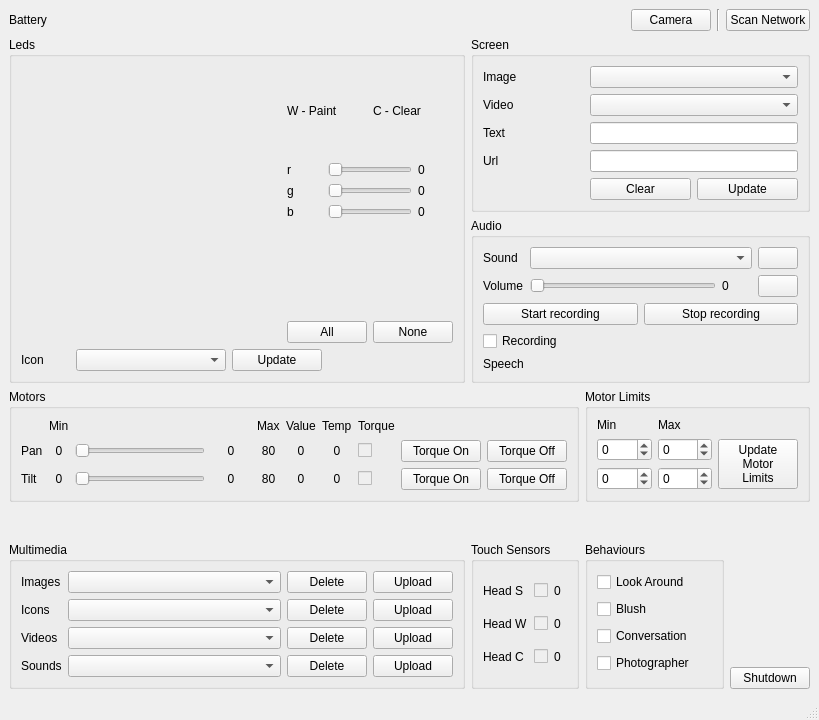
<?xml version="1.0" encoding="UTF-8"?>
<ui version="4.0">
 <class>MainWindow</class>
 <widget class="QMainWindow" name="MainWindow">
  <property name="geometry">
   <rect>
    <x>0</x>
    <y>0</y>
    <width>819</width>
    <height>720</height>
   </rect>
  </property>
  <property name="minimumSize">
   <size>
    <width>0</width>
    <height>0</height>
   </size>
  </property>
  <property name="windowTitle">
   <string>MainWindow</string>
  </property>
  <property name="windowIcon">
   <iconset>
    <normaloff>:/res/icon.ico</normaloff>:/res/icon.ico</iconset>
  </property>
  <widget class="QWidget" name="centralwidget">
   <layout class="QGridLayout" name="gridLayout_8">
    <item row="1" column="0" rowspan="2" colspan="3">
     <widget class="QGroupBox" name="groupBox">
      <property name="font">
       <font>
        <pointsize>9</pointsize>
       </font>
      </property>
      <property name="title">
       <string>Leds</string>
      </property>
      <layout class="QGridLayout" name="gridLayout_6">
       <item row="0" column="0" rowspan="6" colspan="3">
        <widget class="QWidget" name="leds_matrix_container" native="true">
         <property name="minimumSize">
          <size>
           <width>260</width>
           <height>260</height>
          </size>
         </property>
         <property name="maximumSize">
          <size>
           <width>260</width>
           <height>260</height>
          </size>
         </property>
         <property name="font">
          <font>
           <pointsize>9</pointsize>
          </font>
         </property>
         <layout class="QGridLayout" name="gridLayout_9">
          <item row="0" column="0">
           <layout class="QGridLayout" name="leds_matrix">
            <property name="spacing">
             <number>1</number>
            </property>
           </layout>
          </item>
         </layout>
        </widget>
       </item>
       <item row="0" column="3" colspan="2">
        <widget class="QLabel" name="label_47">
         <property name="font">
          <font>
           <pointsize>9</pointsize>
          </font>
         </property>
         <property name="text">
          <string>W - Paint</string>
         </property>
        </widget>
       </item>
       <item row="0" column="5" colspan="2">
        <widget class="QLabel" name="label_48">
         <property name="font">
          <font>
           <pointsize>9</pointsize>
          </font>
         </property>
         <property name="text">
          <string>C - Clear</string>
         </property>
        </widget>
       </item>
       <item row="1" column="3">
        <widget class="QLabel" name="label_4">
         <property name="font">
          <font>
           <pointsize>9</pointsize>
          </font>
         </property>
         <property name="text">
          <string>r</string>
         </property>
        </widget>
       </item>
       <item row="1" column="4" colspan="2">
        <widget class="QSlider" name="leds_r">
         <property name="font">
          <font>
           <pointsize>9</pointsize>
          </font>
         </property>
         <property name="maximum">
          <number>255</number>
         </property>
         <property name="orientation">
          <enum>Qt::Horizontal</enum>
         </property>
        </widget>
       </item>
       <item row="1" column="6">
        <widget class="QLabel" name="label_7">
         <property name="minimumSize">
          <size>
           <width>10</width>
           <height>0</height>
          </size>
         </property>
         <property name="font">
          <font>
           <pointsize>9</pointsize>
          </font>
         </property>
         <property name="text">
          <string>0</string>
         </property>
        </widget>
       </item>
       <item row="2" column="3">
        <widget class="QLabel" name="label_5">
         <property name="font">
          <font>
           <pointsize>9</pointsize>
          </font>
         </property>
         <property name="text">
          <string>g</string>
         </property>
        </widget>
       </item>
       <item row="2" column="4" colspan="2">
        <widget class="QSlider" name="leds_g">
         <property name="font">
          <font>
           <pointsize>9</pointsize>
          </font>
         </property>
         <property name="maximum">
          <number>255</number>
         </property>
         <property name="orientation">
          <enum>Qt::Horizontal</enum>
         </property>
        </widget>
       </item>
       <item row="2" column="6">
        <widget class="QLabel" name="label_8">
         <property name="minimumSize">
          <size>
           <width>10</width>
           <height>0</height>
          </size>
         </property>
         <property name="font">
          <font>
           <pointsize>9</pointsize>
          </font>
         </property>
         <property name="text">
          <string>0</string>
         </property>
        </widget>
       </item>
       <item row="3" column="3">
        <widget class="QLabel" name="label_6">
         <property name="font">
          <font>
           <pointsize>9</pointsize>
          </font>
         </property>
         <property name="text">
          <string>b</string>
         </property>
        </widget>
       </item>
       <item row="3" column="4" colspan="2">
        <widget class="QSlider" name="leds_b">
         <property name="font">
          <font>
           <pointsize>9</pointsize>
          </font>
         </property>
         <property name="maximum">
          <number>255</number>
         </property>
         <property name="orientation">
          <enum>Qt::Horizontal</enum>
         </property>
        </widget>
       </item>
       <item row="3" column="6">
        <widget class="QLabel" name="label_9">
         <property name="minimumSize">
          <size>
           <width>10</width>
           <height>0</height>
          </size>
         </property>
         <property name="font">
          <font>
           <pointsize>9</pointsize>
          </font>
         </property>
         <property name="text">
          <string>0</string>
         </property>
        </widget>
       </item>
       <item row="4" column="4" colspan="2">
        <widget class="QLabel" name="leds_preview">
         <property name="baseSize">
          <size>
           <width>15</width>
           <height>15</height>
          </size>
         </property>
         <property name="font">
          <font>
           <pointsize>9</pointsize>
          </font>
         </property>
         <property name="text">
          <string/>
         </property>
         <property name="margin">
          <number>30</number>
         </property>
        </widget>
       </item>
       <item row="5" column="3" colspan="2">
        <widget class="QPushButton" name="leds_all">
         <property name="font">
          <font>
           <pointsize>9</pointsize>
          </font>
         </property>
         <property name="text">
          <string>All</string>
         </property>
        </widget>
       </item>
       <item row="5" column="5" colspan="2">
        <widget class="QPushButton" name="leds_none">
         <property name="font">
          <font>
           <pointsize>9</pointsize>
          </font>
         </property>
         <property name="text">
          <string>None</string>
         </property>
        </widget>
       </item>
       <item row="6" column="0">
        <widget class="QLabel" name="label_2">
         <property name="font">
          <font>
           <pointsize>9</pointsize>
          </font>
         </property>
         <property name="text">
          <string>Icon</string>
         </property>
        </widget>
       </item>
       <item row="6" column="1">
        <widget class="QComboBox" name="leds_icon_list">
         <property name="minimumSize">
          <size>
           <width>150</width>
           <height>0</height>
          </size>
         </property>
         <property name="font">
          <font>
           <pointsize>9</pointsize>
          </font>
         </property>
        </widget>
       </item>
       <item row="6" column="2" colspan="2">
        <widget class="QPushButton" name="leds_icon_update">
         <property name="font">
          <font>
           <pointsize>9</pointsize>
          </font>
         </property>
         <property name="text">
          <string>Update</string>
         </property>
        </widget>
       </item>
      </layout>
     </widget>
    </item>
    <item row="4" column="0" colspan="4">
     <widget class="QGroupBox" name="groupBox_6">
      <property name="font">
       <font>
        <pointsize>9</pointsize>
       </font>
      </property>
      <property name="title">
       <string>Motors</string>
      </property>
      <layout class="QGridLayout" name="gridLayout_2">
       <item row="0" column="1">
        <widget class="QLabel" name="label_14">
         <property name="font">
          <font>
           <pointsize>9</pointsize>
          </font>
         </property>
         <property name="text">
          <string>Min</string>
         </property>
        </widget>
       </item>
       <item row="0" column="4">
        <widget class="QLabel" name="label_15">
         <property name="font">
          <font>
           <pointsize>9</pointsize>
          </font>
         </property>
         <property name="text">
          <string>Max</string>
         </property>
        </widget>
       </item>
       <item row="0" column="5">
        <widget class="QLabel" name="label_20">
         <property name="font">
          <font>
           <pointsize>9</pointsize>
          </font>
         </property>
         <property name="text">
          <string>Value</string>
         </property>
        </widget>
       </item>
       <item row="0" column="6">
        <widget class="QLabel" name="label_23">
         <property name="font">
          <font>
           <pointsize>9</pointsize>
          </font>
         </property>
         <property name="text">
          <string>Temp</string>
         </property>
        </widget>
       </item>
       <item row="0" column="7">
        <widget class="QLabel" name="label_26">
         <property name="font">
          <font>
           <pointsize>9</pointsize>
          </font>
         </property>
         <property name="text">
          <string>Torque</string>
         </property>
        </widget>
       </item>
       <item row="1" column="0">
        <widget class="QLabel" name="label_11">
         <property name="font">
          <font>
           <pointsize>9</pointsize>
           <italic>false</italic>
           <strikeout>false</strikeout>
          </font>
         </property>
         <property name="text">
          <string>Pan</string>
         </property>
        </widget>
       </item>
       <item row="1" column="1">
        <widget class="QLabel" name="motors_pan_min">
         <property name="font">
          <font>
           <pointsize>9</pointsize>
          </font>
         </property>
         <property name="text">
          <string>0</string>
         </property>
         <property name="alignment">
          <set>Qt::AlignCenter</set>
         </property>
        </widget>
       </item>
       <item row="1" column="2">
        <widget class="QSlider" name="motors_pan">
         <property name="font">
          <font>
           <pointsize>9</pointsize>
          </font>
         </property>
         <property name="orientation">
          <enum>Qt::Horizontal</enum>
         </property>
        </widget>
       </item>
       <item row="1" column="3">
        <widget class="QLabel" name="label_10">
         <property name="minimumSize">
          <size>
           <width>40</width>
           <height>0</height>
          </size>
         </property>
         <property name="font">
          <font>
           <pointsize>9</pointsize>
          </font>
         </property>
         <property name="text">
          <string>0</string>
         </property>
         <property name="alignment">
          <set>Qt::AlignCenter</set>
         </property>
         <property name="margin">
          <number>4</number>
         </property>
        </widget>
       </item>
       <item row="1" column="4">
        <widget class="QLabel" name="motors_pan_max">
         <property name="font">
          <font>
           <pointsize>9</pointsize>
          </font>
         </property>
         <property name="text">
          <string>80</string>
         </property>
         <property name="alignment">
          <set>Qt::AlignCenter</set>
         </property>
        </widget>
       </item>
       <item row="1" column="5">
        <widget class="QLabel" name="motors_pan_value">
         <property name="font">
          <font>
           <pointsize>9</pointsize>
          </font>
         </property>
         <property name="text">
          <string>0</string>
         </property>
         <property name="alignment">
          <set>Qt::AlignCenter</set>
         </property>
        </widget>
       </item>
       <item row="1" column="6">
        <widget class="QLabel" name="motors_pan_temp">
         <property name="font">
          <font>
           <pointsize>9</pointsize>
          </font>
         </property>
         <property name="text">
          <string>0</string>
         </property>
         <property name="alignment">
          <set>Qt::AlignCenter</set>
         </property>
        </widget>
       </item>
       <item row="1" column="7">
        <widget class="QCheckBox" name="motors_pan_torque">
         <property name="enabled">
          <bool>false</bool>
         </property>
         <property name="font">
          <font>
           <pointsize>9</pointsize>
          </font>
         </property>
         <property name="text">
          <string/>
         </property>
        </widget>
       </item>
       <item row="1" column="8">
        <widget class="QPushButton" name="motors_pan_torque_on">
         <property name="font">
          <font>
           <pointsize>9</pointsize>
          </font>
         </property>
         <property name="text">
          <string>Torque On</string>
         </property>
        </widget>
       </item>
       <item row="1" column="9">
        <widget class="QPushButton" name="motors_pan_torque_off">
         <property name="font">
          <font>
           <pointsize>9</pointsize>
          </font>
         </property>
         <property name="text">
          <string>Torque Off</string>
         </property>
        </widget>
       </item>
       <item row="2" column="0">
        <widget class="QLabel" name="label_12">
         <property name="font">
          <font>
           <pointsize>9</pointsize>
          </font>
         </property>
         <property name="text">
          <string>Tilt</string>
         </property>
        </widget>
       </item>
       <item row="2" column="1">
        <widget class="QLabel" name="motors_tilt_min">
         <property name="font">
          <font>
           <pointsize>9</pointsize>
          </font>
         </property>
         <property name="text">
          <string>0</string>
         </property>
         <property name="alignment">
          <set>Qt::AlignCenter</set>
         </property>
        </widget>
       </item>
       <item row="2" column="2">
        <widget class="QSlider" name="motors_tilt">
         <property name="font">
          <font>
           <pointsize>9</pointsize>
          </font>
         </property>
         <property name="orientation">
          <enum>Qt::Horizontal</enum>
         </property>
        </widget>
       </item>
       <item row="2" column="3">
        <widget class="QLabel" name="label_13">
         <property name="minimumSize">
          <size>
           <width>40</width>
           <height>0</height>
          </size>
         </property>
         <property name="font">
          <font>
           <pointsize>9</pointsize>
          </font>
         </property>
         <property name="text">
          <string>0</string>
         </property>
         <property name="alignment">
          <set>Qt::AlignCenter</set>
         </property>
         <property name="margin">
          <number>4</number>
         </property>
        </widget>
       </item>
       <item row="2" column="4">
        <widget class="QLabel" name="motors_tilt_max">
         <property name="font">
          <font>
           <pointsize>9</pointsize>
          </font>
         </property>
         <property name="text">
          <string>80</string>
         </property>
         <property name="alignment">
          <set>Qt::AlignCenter</set>
         </property>
        </widget>
       </item>
       <item row="2" column="5">
        <widget class="QLabel" name="motors_tilt_value">
         <property name="font">
          <font>
           <pointsize>9</pointsize>
          </font>
         </property>
         <property name="text">
          <string>0</string>
         </property>
         <property name="alignment">
          <set>Qt::AlignCenter</set>
         </property>
        </widget>
       </item>
       <item row="2" column="6">
        <widget class="QLabel" name="motors_tilt_temp">
         <property name="font">
          <font>
           <pointsize>9</pointsize>
          </font>
         </property>
         <property name="text">
          <string>0</string>
         </property>
         <property name="alignment">
          <set>Qt::AlignCenter</set>
         </property>
        </widget>
       </item>
       <item row="2" column="7">
        <widget class="QCheckBox" name="motors_tilt_torque">
         <property name="enabled">
          <bool>false</bool>
         </property>
         <property name="font">
          <font>
           <pointsize>9</pointsize>
          </font>
         </property>
         <property name="text">
          <string/>
         </property>
        </widget>
       </item>
       <item row="2" column="8">
        <widget class="QPushButton" name="motors_tilt_torque_on">
         <property name="font">
          <font>
           <pointsize>9</pointsize>
          </font>
         </property>
         <property name="text">
          <string>Torque On</string>
         </property>
        </widget>
       </item>
       <item row="2" column="9">
        <widget class="QPushButton" name="motors_tilt_torque_off">
         <property name="font">
          <font>
           <pointsize>9</pointsize>
          </font>
         </property>
         <property name="text">
          <string>Torque Off</string>
         </property>
        </widget>
       </item>
      </layout>
     </widget>
    </item>
    <item row="7" column="0" rowspan="3" colspan="3">
     <widget class="QGroupBox" name="groupBox_8">
      <property name="font">
       <font>
        <pointsize>9</pointsize>
       </font>
      </property>
      <property name="title">
       <string>Multimedia</string>
      </property>
      <layout class="QGridLayout" name="gridLayout" columnstretch="0,1,0,0">
       <item row="0" column="0">
        <widget class="QLabel" name="label_39">
         <property name="font">
          <font>
           <pointsize>9</pointsize>
          </font>
         </property>
         <property name="text">
          <string>Images</string>
         </property>
        </widget>
       </item>
       <item row="0" column="1">
        <widget class="QComboBox" name="multimedia_image_list">
         <property name="font">
          <font>
           <pointsize>9</pointsize>
          </font>
         </property>
        </widget>
       </item>
       <item row="0" column="2">
        <widget class="QPushButton" name="multimedia_image_delete">
         <property name="font">
          <font>
           <pointsize>9</pointsize>
          </font>
         </property>
         <property name="text">
          <string>Delete</string>
         </property>
        </widget>
       </item>
       <item row="0" column="3">
        <widget class="QPushButton" name="multimedia_image_upload">
         <property name="font">
          <font>
           <pointsize>9</pointsize>
          </font>
         </property>
         <property name="text">
          <string>Upload</string>
         </property>
        </widget>
       </item>
       <item row="1" column="0">
        <widget class="QLabel" name="label_40">
         <property name="font">
          <font>
           <pointsize>9</pointsize>
          </font>
         </property>
         <property name="text">
          <string>Icons</string>
         </property>
        </widget>
       </item>
       <item row="1" column="1">
        <widget class="QComboBox" name="multimedia_icon_list">
         <property name="font">
          <font>
           <pointsize>9</pointsize>
          </font>
         </property>
        </widget>
       </item>
       <item row="1" column="2">
        <widget class="QPushButton" name="multimedia_icon_delete">
         <property name="font">
          <font>
           <pointsize>9</pointsize>
          </font>
         </property>
         <property name="text">
          <string>Delete</string>
         </property>
        </widget>
       </item>
       <item row="1" column="3">
        <widget class="QPushButton" name="multimedia_icon_upload">
         <property name="font">
          <font>
           <pointsize>9</pointsize>
          </font>
         </property>
         <property name="text">
          <string>Upload</string>
         </property>
        </widget>
       </item>
       <item row="2" column="0">
        <widget class="QLabel" name="label_41">
         <property name="font">
          <font>
           <pointsize>9</pointsize>
          </font>
         </property>
         <property name="text">
          <string>Videos</string>
         </property>
        </widget>
       </item>
       <item row="2" column="1">
        <widget class="QComboBox" name="multimedia_video_list">
         <property name="font">
          <font>
           <pointsize>9</pointsize>
          </font>
         </property>
        </widget>
       </item>
       <item row="2" column="2">
        <widget class="QPushButton" name="multimedia_video_delete">
         <property name="font">
          <font>
           <pointsize>9</pointsize>
          </font>
         </property>
         <property name="text">
          <string>Delete</string>
         </property>
        </widget>
       </item>
       <item row="2" column="3">
        <widget class="QPushButton" name="multimedia_video_upload">
         <property name="font">
          <font>
           <pointsize>9</pointsize>
          </font>
         </property>
         <property name="text">
          <string>Upload</string>
         </property>
        </widget>
       </item>
       <item row="3" column="0">
        <widget class="QLabel" name="label_42">
         <property name="font">
          <font>
           <pointsize>9</pointsize>
          </font>
         </property>
         <property name="text">
          <string>Sounds</string>
         </property>
        </widget>
       </item>
       <item row="3" column="1">
        <widget class="QComboBox" name="multimedia_sound_list">
         <property name="font">
          <font>
           <pointsize>9</pointsize>
          </font>
         </property>
        </widget>
       </item>
       <item row="3" column="2">
        <widget class="QPushButton" name="multimedia_sound_delete">
         <property name="font">
          <font>
           <pointsize>9</pointsize>
          </font>
         </property>
         <property name="text">
          <string>Delete</string>
         </property>
        </widget>
       </item>
       <item row="3" column="3">
        <widget class="QPushButton" name="multimedia_sound_upload">
         <property name="font">
          <font>
           <pointsize>9</pointsize>
          </font>
         </property>
         <property name="text">
          <string>Upload</string>
         </property>
        </widget>
       </item>
      </layout>
     </widget>
    </item>
    <item row="0" column="0" colspan="9">
     <layout class="QHBoxLayout" name="horizontalLayout_2">
      <item>
       <widget class="QLabel" name="battery">
        <property name="font">
         <font>
          <pointsize>9</pointsize>
         </font>
        </property>
        <property name="text">
         <string>Battery</string>
        </property>
       </widget>
      </item>
      <item>
       <spacer name="horizontalSpacer">
        <property name="orientation">
         <enum>Qt::Horizontal</enum>
        </property>
        <property name="sizeHint" stdset="0">
         <size>
          <width>40</width>
          <height>20</height>
         </size>
        </property>
       </spacer>
      </item>
      <item>
       <widget class="QPushButton" name="camera">
        <property name="font">
         <font>
          <pointsize>9</pointsize>
         </font>
        </property>
        <property name="text">
         <string>Camera</string>
        </property>
       </widget>
      </item>
      <item>
       <widget class="Line" name="line_2">
        <property name="orientation">
         <enum>Qt::Vertical</enum>
        </property>
       </widget>
      </item>
      <item>
       <widget class="QPushButton" name="scan_network">
        <property name="font">
         <font>
          <pointsize>9</pointsize>
         </font>
        </property>
        <property name="text">
         <string>Scan Network</string>
        </property>
       </widget>
      </item>
     </layout>
    </item>
    <item row="1" column="3" colspan="6">
     <widget class="QGroupBox" name="groupBox_2">
      <property name="font">
       <font>
        <pointsize>9</pointsize>
       </font>
      </property>
      <property name="title">
       <string>Screen</string>
      </property>
      <layout class="QGridLayout" name="gridLayout_10">
       <item row="0" column="1">
        <widget class="QLabel" name="label_35">
         <property name="font">
          <font>
           <pointsize>9</pointsize>
          </font>
         </property>
         <property name="text">
          <string>Image</string>
         </property>
        </widget>
       </item>
       <item row="2" column="1">
        <widget class="QLabel" name="label_36">
         <property name="font">
          <font>
           <pointsize>9</pointsize>
          </font>
         </property>
         <property name="text">
          <string>Text</string>
         </property>
        </widget>
       </item>
       <item row="2" column="2" colspan="2">
        <widget class="QLineEdit" name="screen_text">
         <property name="font">
          <font>
           <pointsize>9</pointsize>
          </font>
         </property>
        </widget>
       </item>
       <item row="3" column="1">
        <widget class="QLabel" name="label_37">
         <property name="font">
          <font>
           <pointsize>9</pointsize>
          </font>
         </property>
         <property name="text">
          <string>Url</string>
         </property>
        </widget>
       </item>
       <item row="3" column="2" colspan="2">
        <widget class="QLineEdit" name="screen_url">
         <property name="font">
          <font>
           <pointsize>9</pointsize>
          </font>
         </property>
        </widget>
       </item>
       <item row="4" column="2">
        <widget class="QPushButton" name="screen_clear">
         <property name="font">
          <font>
           <pointsize>9</pointsize>
          </font>
         </property>
         <property name="text">
          <string>Clear</string>
         </property>
        </widget>
       </item>
       <item row="4" column="3">
        <widget class="QPushButton" name="screen_update">
         <property name="font">
          <font>
           <pointsize>9</pointsize>
          </font>
         </property>
         <property name="text">
          <string>Update</string>
         </property>
        </widget>
       </item>
       <item row="1" column="2" colspan="2">
        <widget class="QComboBox" name="screen_video_list">
         <property name="font">
          <font>
           <pointsize>9</pointsize>
          </font>
         </property>
        </widget>
       </item>
       <item row="1" column="1">
        <widget class="QLabel" name="label_38">
         <property name="font">
          <font>
           <pointsize>9</pointsize>
          </font>
         </property>
         <property name="text">
          <string>Video</string>
         </property>
        </widget>
       </item>
       <item row="0" column="2" colspan="2">
        <widget class="QComboBox" name="screen_image_list">
         <property name="font">
          <font>
           <pointsize>9</pointsize>
          </font>
         </property>
        </widget>
       </item>
      </layout>
     </widget>
    </item>
    <item row="2" column="3" colspan="6">
     <widget class="QGroupBox" name="groupBox_4">
      <property name="font">
       <font>
        <pointsize>9</pointsize>
       </font>
      </property>
      <property name="title">
       <string>Audio</string>
      </property>
      <layout class="QGridLayout" name="gridLayout_16">
       <item row="0" column="0">
        <widget class="QLabel" name="label_32">
         <property name="font">
          <font>
           <pointsize>9</pointsize>
          </font>
         </property>
         <property name="text">
          <string>Sound</string>
         </property>
        </widget>
       </item>
       <item row="0" column="1" colspan="2">
        <widget class="QComboBox" name="audio_sound_list">
         <property name="font">
          <font>
           <pointsize>9</pointsize>
          </font>
         </property>
        </widget>
       </item>
       <item row="1" column="0">
        <widget class="QLabel" name="label_33">
         <property name="font">
          <font>
           <pointsize>9</pointsize>
          </font>
         </property>
         <property name="text">
          <string>Volume</string>
         </property>
        </widget>
       </item>
       <item row="1" column="2">
        <widget class="QLabel" name="label_43">
         <property name="minimumSize">
          <size>
           <width>30</width>
           <height>0</height>
          </size>
         </property>
         <property name="font">
          <font>
           <pointsize>9</pointsize>
          </font>
         </property>
         <property name="text">
          <string>0</string>
         </property>
        </widget>
       </item>
       <item row="0" column="3">
        <widget class="QPushButton" name="audio_play_sound">
         <property name="font">
          <font>
           <pointsize>9</pointsize>
          </font>
         </property>
         <property name="text">
          <string/>
         </property>
         <property name="icon">
          <iconset>
           <normaloff>:/res/icons/control.png</normaloff>:/res/icons/control.png</iconset>
         </property>
        </widget>
       </item>
       <item row="1" column="1">
        <widget class="QSlider" name="audio_volume">
         <property name="font">
          <font>
           <pointsize>9</pointsize>
          </font>
         </property>
         <property name="orientation">
          <enum>Qt::Horizontal</enum>
         </property>
        </widget>
       </item>
       <item row="1" column="3">
        <widget class="QPushButton" name="audio_pause">
         <property name="font">
          <font>
           <pointsize>9</pointsize>
          </font>
         </property>
         <property name="text">
          <string/>
         </property>
         <property name="icon">
          <iconset>
           <normaloff>:/res/icons/control-pause.png</normaloff>:/res/icons/control-pause.png</iconset>
         </property>
        </widget>
       </item>
       <item row="2" column="0" colspan="4">
        <layout class="QGridLayout" name="gridLayout_4">
         <item row="0" column="0">
          <widget class="QPushButton" name="audio_start_recording">
           <property name="text">
            <string>Start recording</string>
           </property>
          </widget>
         </item>
         <item row="0" column="1">
          <widget class="QPushButton" name="audio_stop_recording">
           <property name="text">
            <string>Stop recording</string>
           </property>
          </widget>
         </item>
         <item row="1" column="0" colspan="2">
          <widget class="QCheckBox" name="audio_recording">
           <property name="text">
            <string>Recording</string>
           </property>
          </widget>
         </item>
        </layout>
       </item>
       <item row="3" column="0">
        <widget class="QLabel" name="label">
         <property name="text">
          <string>Speech</string>
         </property>
        </widget>
       </item>
       <item row="3" column="1" colspan="3">
        <widget class="QLabel" name="audio_speech">
         <property name="text">
          <string>&lt;speech&gt;</string>
         </property>
        </widget>
       </item>
      </layout>
     </widget>
    </item>
    <item row="4" column="4" colspan="5">
     <widget class="QGroupBox" name="groupBox_7">
      <property name="font">
       <font>
        <pointsize>9</pointsize>
       </font>
      </property>
      <property name="title">
       <string>Motor Limits</string>
      </property>
      <layout class="QGridLayout" name="gridLayout_3">
       <item row="0" column="0">
        <widget class="QLabel" name="label_30">
         <property name="font">
          <font>
           <pointsize>9</pointsize>
          </font>
         </property>
         <property name="text">
          <string>Min</string>
         </property>
        </widget>
       </item>
       <item row="0" column="1">
        <widget class="QLabel" name="label_31">
         <property name="font">
          <font>
           <pointsize>9</pointsize>
          </font>
         </property>
         <property name="text">
          <string>Max</string>
         </property>
        </widget>
       </item>
       <item row="1" column="0">
        <widget class="QSpinBox" name="motors_set_pan_min">
         <property name="minimumSize">
          <size>
           <width>0</width>
           <height>0</height>
          </size>
         </property>
         <property name="maximumSize">
          <size>
           <width>60</width>
           <height>16777215</height>
          </size>
         </property>
         <property name="font">
          <font>
           <pointsize>9</pointsize>
          </font>
         </property>
         <property name="minimum">
          <number>-999</number>
         </property>
         <property name="maximum">
          <number>999</number>
         </property>
        </widget>
       </item>
       <item row="1" column="1">
        <widget class="QSpinBox" name="motors_set_pan_max">
         <property name="maximumSize">
          <size>
           <width>60</width>
           <height>16777215</height>
          </size>
         </property>
         <property name="font">
          <font>
           <pointsize>9</pointsize>
          </font>
         </property>
         <property name="minimum">
          <number>-999</number>
         </property>
         <property name="maximum">
          <number>999</number>
         </property>
        </widget>
       </item>
       <item row="1" column="2" rowspan="2">
        <widget class="QPushButton" name="motors_update_limits">
         <property name="font">
          <font>
           <pointsize>9</pointsize>
          </font>
         </property>
         <property name="text">
          <string>Update
Motor
Limits</string>
         </property>
        </widget>
       </item>
       <item row="2" column="0">
        <widget class="QSpinBox" name="motors_set_tilt_min">
         <property name="maximumSize">
          <size>
           <width>60</width>
           <height>16777215</height>
          </size>
         </property>
         <property name="font">
          <font>
           <pointsize>9</pointsize>
          </font>
         </property>
         <property name="minimum">
          <number>-999</number>
         </property>
         <property name="maximum">
          <number>999</number>
         </property>
        </widget>
       </item>
       <item row="2" column="1">
        <widget class="QSpinBox" name="motors_set_tilt_max">
         <property name="font">
          <font>
           <pointsize>9</pointsize>
          </font>
         </property>
         <property name="minimum">
          <number>-999</number>
         </property>
         <property name="maximum">
          <number>999</number>
         </property>
        </widget>
       </item>
      </layout>
     </widget>
    </item>
    <item row="7" column="3" rowspan="3">
     <widget class="QGroupBox" name="groupBox_5">
      <property name="font">
       <font>
        <pointsize>9</pointsize>
       </font>
      </property>
      <property name="title">
       <string>Touch Sensors</string>
      </property>
      <layout class="QGridLayout" name="gridLayout_5">
       <item row="3" column="0">
        <widget class="QLabel" name="label_19">
         <property name="font">
          <font>
           <pointsize>9</pointsize>
          </font>
         </property>
         <property name="text">
          <string>Head S</string>
         </property>
        </widget>
       </item>
       <item row="3" column="1">
        <widget class="QCheckBox" name="touch_head_s">
         <property name="enabled">
          <bool>false</bool>
         </property>
         <property name="maximumSize">
          <size>
           <width>20</width>
           <height>16777215</height>
          </size>
         </property>
         <property name="font">
          <font>
           <pointsize>9</pointsize>
          </font>
         </property>
         <property name="text">
          <string/>
         </property>
        </widget>
       </item>
       <item row="3" column="2">
        <widget class="QLabel" name="touch_head_s_value">
         <property name="font">
          <font>
           <pointsize>9</pointsize>
          </font>
         </property>
         <property name="text">
          <string>0</string>
         </property>
        </widget>
       </item>
       <item row="4" column="0">
        <widget class="QLabel" name="label_21">
         <property name="font">
          <font>
           <pointsize>9</pointsize>
          </font>
         </property>
         <property name="text">
          <string>Head W</string>
         </property>
        </widget>
       </item>
       <item row="4" column="1">
        <widget class="QCheckBox" name="touch_head_w">
         <property name="enabled">
          <bool>false</bool>
         </property>
         <property name="maximumSize">
          <size>
           <width>20</width>
           <height>16777215</height>
          </size>
         </property>
         <property name="font">
          <font>
           <pointsize>9</pointsize>
          </font>
         </property>
         <property name="text">
          <string/>
         </property>
        </widget>
       </item>
       <item row="4" column="2">
        <widget class="QLabel" name="touch_head_w_value">
         <property name="font">
          <font>
           <pointsize>9</pointsize>
          </font>
         </property>
         <property name="text">
          <string>0</string>
         </property>
        </widget>
       </item>
       <item row="5" column="0">
        <widget class="QLabel" name="label_22">
         <property name="font">
          <font>
           <pointsize>9</pointsize>
          </font>
         </property>
         <property name="text">
          <string>Head C</string>
         </property>
        </widget>
       </item>
       <item row="5" column="1">
        <widget class="QCheckBox" name="touch_head_c">
         <property name="enabled">
          <bool>false</bool>
         </property>
         <property name="maximumSize">
          <size>
           <width>20</width>
           <height>16777215</height>
          </size>
         </property>
         <property name="font">
          <font>
           <pointsize>9</pointsize>
          </font>
         </property>
         <property name="text">
          <string/>
         </property>
        </widget>
       </item>
       <item row="5" column="2">
        <widget class="QLabel" name="touch_head_c_value">
         <property name="font">
          <font>
           <pointsize>9</pointsize>
          </font>
         </property>
         <property name="text">
          <string>0</string>
         </property>
        </widget>
       </item>
      </layout>
     </widget>
    </item>
    <item row="7" column="4" rowspan="3" colspan="4">
     <widget class="QGroupBox" name="groupBox_3">
      <property name="font">
       <font>
        <pointsize>9</pointsize>
       </font>
      </property>
      <property name="title">
       <string>Behaviours</string>
      </property>
      <layout class="QGridLayout" name="gridLayout_7">
       <item row="0" column="0">
        <widget class="QCheckBox" name="behaviour_look_around">
         <property name="sizePolicy">
          <sizepolicy hsizetype="Minimum" vsizetype="Fixed">
           <horstretch>0</horstretch>
           <verstretch>1</verstretch>
          </sizepolicy>
         </property>
         <property name="font">
          <font>
           <pointsize>9</pointsize>
          </font>
         </property>
         <property name="text">
          <string>Look Around</string>
         </property>
        </widget>
       </item>
       <item row="1" column="0">
        <widget class="QCheckBox" name="behaviour_blush">
         <property name="sizePolicy">
          <sizepolicy hsizetype="Minimum" vsizetype="Fixed">
           <horstretch>0</horstretch>
           <verstretch>1</verstretch>
          </sizepolicy>
         </property>
         <property name="font">
          <font>
           <pointsize>9</pointsize>
          </font>
         </property>
         <property name="text">
          <string>Blush</string>
         </property>
        </widget>
       </item>
       <item row="2" column="0">
        <widget class="QCheckBox" name="behaviour_conversation">
         <property name="text">
          <string>Conversation</string>
         </property>
        </widget>
       </item>
       <item row="3" column="0">
        <widget class="QCheckBox" name="behaviour_photographer">
         <property name="text">
          <string>Photographer</string>
         </property>
        </widget>
       </item>
      </layout>
     </widget>
    </item>
    <item row="6" column="8" rowspan="4">
     <layout class="QVBoxLayout" name="verticalLayout">
      <item>
       <spacer name="verticalSpacer">
        <property name="orientation">
         <enum>Qt::Vertical</enum>
        </property>
        <property name="sizeHint" stdset="0">
         <size>
          <width>20</width>
          <height>40</height>
         </size>
        </property>
       </spacer>
      </item>
      <item>
       <widget class="QPushButton" name="shutdown">
        <property name="font">
         <font>
          <pointsize>9</pointsize>
         </font>
        </property>
        <property name="text">
         <string>Shutdown</string>
        </property>
       </widget>
      </item>
     </layout>
    </item>
   </layout>
  </widget>
  <widget class="QStatusBar" name="status_bar"/>
 </widget>
 <resources>
  <include location="resource.qrc"/>
 </resources>
 <connections>
  <connection>
   <sender>leds_b</sender>
   <signal>valueChanged(int)</signal>
   <receiver>label_9</receiver>
   <slot>setNum(int)</slot>
   <hints>
    <hint type="sourcelabel">
     <x>472</x>
     <y>96</y>
    </hint>
    <hint type="destinationlabel">
     <x>515</x>
     <y>97</y>
    </hint>
   </hints>
  </connection>
  <connection>
   <sender>leds_r</sender>
   <signal>valueChanged(int)</signal>
   <receiver>label_7</receiver>
   <slot>setNum(int)</slot>
   <hints>
    <hint type="sourcelabel">
     <x>472</x>
     <y>50</y>
    </hint>
    <hint type="destinationlabel">
     <x>515</x>
     <y>51</y>
    </hint>
   </hints>
  </connection>
  <connection>
   <sender>leds_g</sender>
   <signal>valueChanged(int)</signal>
   <receiver>label_8</receiver>
   <slot>setNum(int)</slot>
   <hints>
    <hint type="sourcelabel">
     <x>472</x>
     <y>73</y>
    </hint>
    <hint type="destinationlabel">
     <x>515</x>
     <y>74</y>
    </hint>
   </hints>
  </connection>
  <connection>
   <sender>motors_tilt</sender>
   <signal>valueChanged(int)</signal>
   <receiver>label_13</receiver>
   <slot>setNum(int)</slot>
   <hints>
    <hint type="sourcelabel">
     <x>305</x>
     <y>363</y>
    </hint>
    <hint type="destinationlabel">
     <x>328</x>
     <y>369</y>
    </hint>
   </hints>
  </connection>
  <connection>
   <sender>motors_pan</sender>
   <signal>valueChanged(int)</signal>
   <receiver>label_10</receiver>
   <slot>setNum(int)</slot>
   <hints>
    <hint type="sourcelabel">
     <x>305</x>
     <y>330</y>
    </hint>
    <hint type="destinationlabel">
     <x>328</x>
     <y>336</y>
    </hint>
   </hints>
  </connection>
  <connection>
   <sender>audio_volume</sender>
   <signal>valueChanged(int)</signal>
   <receiver>label_43</receiver>
   <slot>setNum(int)</slot>
   <hints>
    <hint type="sourcelabel">
     <x>165</x>
     <y>488</y>
    </hint>
    <hint type="destinationlabel">
     <x>207</x>
     <y>489</y>
    </hint>
   </hints>
  </connection>
 </connections>
</ui>
